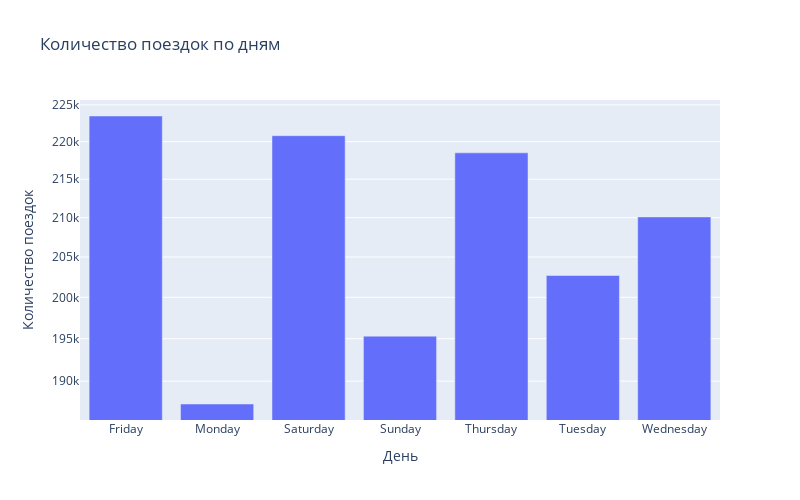

Source (notebook cell):
### Markdown cell above
### Задание 3.5.
Постройте две визуализации:
* Распределение количества поездок в зависимости от дня недели;
*  Зависимость медианной длительности поездки от дня недели.

На основе построенных графиков ответьте на следующие вопросы:
а) В какой день недели совершается больше всего поездок?
б) В какой день недели медианная длительность поездок наименьшая?

### Code cell
trips_by_day = taxi_data.groupby('pickup_day_of_week')['store_and_fwd_flag'].count()
fig = px.bar(
       x=trips_by_day.index,
       y = trips_by_day.values,
       log_y=True,
       title='Количество поездок по дням',
       labels ={'x':'День','y':'Количество поездок'},
       width =800,
       height=500
       )
fig.show()

### Figure 1 — Plotly figure (JSON) as saved in the notebook; plotly's stock layout.template omitted (floating-point values rounded to 4 significant figures)
{"data": [{"alignmentgroup": "True", "hovertemplate": "День=%{x}<br>Количество поездок=%{y}<extra></extra>", "legendgroup": "", "marker": {"color": "#636efa", "pattern": {"shape": ""}}, "name": "", "offsetgroup": "", "orientation": "v", "showlegend": false, "textposition": "auto", "type": "bar", "x": ["Friday", "Monday", "Saturday", "Sunday", "Thursday", "Tuesday", "Wednesday"], "xaxis": "x", "y": [223484, 187357, 220805, 195300, 218497, 202696, 210094], "yaxis": "y"}], "layout": {"barmode": "relative", "height": 500, "legend": {"tracegroupgap": 0}, "title": {"text": "Количество поездок по дням"}, "width": 800, "xaxis": {"anchor": "y", "domain": [0, 1], "title": {"text": "День"}}, "yaxis": {"anchor": "x", "domain": [0, 1], "title": {"text": "Количество поездок"}, "type": "log"}}}
